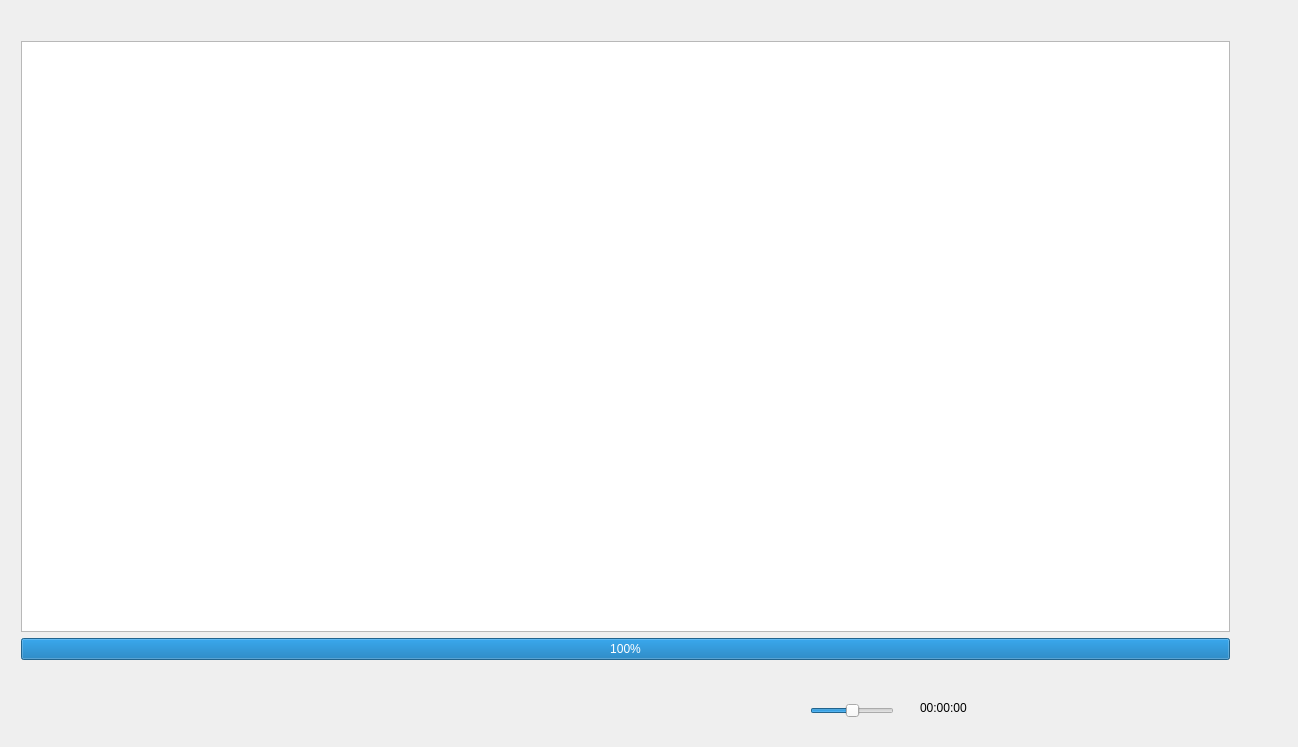
<?xml version="1.0" encoding="UTF-8"?>
<ui version="4.0">
 <class>Widget</class>
 <widget class="QWidget" name="Widget">
  <property name="windowModality">
   <enum>Qt::NonModal</enum>
  </property>
  <property name="geometry">
   <rect>
    <x>0</x>
    <y>0</y>
    <width>1298</width>
    <height>747</height>
   </rect>
  </property>
  <property name="windowTitle">
   <string>Widget</string>
  </property>
  <widget class="QWidget" name="layoutWidget">
   <property name="geometry">
    <rect>
     <x>10</x>
     <y>30</y>
     <width>1231</width>
     <height>641</height>
    </rect>
   </property>
   <layout class="QVBoxLayout" name="verticalLayout_2">
    <item>
     <widget class="QGraphicsView" name="graphicsView"/>
    </item>
    <item>
     <layout class="QVBoxLayout" name="verticalLayout">
      <item>
       <widget class="QProgressBar" name="tiempo">
        <property name="value">
         <number>100</number>
        </property>
       </widget>
      </item>
      <item>
       <layout class="QHBoxLayout" name="horizontalLayout"/>
      </item>
     </layout>
    </item>
   </layout>
  </widget>
  <widget class="QPushButton" name="abrir">
   <property name="geometry">
    <rect>
     <x>450</x>
     <y>690</y>
     <width>71</width>
     <height>61</height>
    </rect>
   </property>
   <property name="styleSheet">
    <string notr="true">#abrir {
background-color: transparent;
border-image:url(:abrir.png);
background: none;
border: none;
background-repeat:none;
}</string>
   </property>
   <property name="text">
    <string/>
   </property>
  </widget>
  <widget class="QPushButton" name="play">
   <property name="geometry">
    <rect>
     <x>600</x>
     <y>690</y>
     <width>81</width>
     <height>71</height>
    </rect>
   </property>
   <property name="styleSheet">
    <string notr="true">#play {
background-color: transparent;
border-image:url(:play.png);
background: none;
border: none;
background-repeat:none;
}</string>
   </property>
   <property name="text">
    <string/>
   </property>
  </widget>
  <widget class="QPushButton" name="pause">
   <property name="geometry">
    <rect>
     <x>530</x>
     <y>690</y>
     <width>61</width>
     <height>61</height>
    </rect>
   </property>
   <property name="styleSheet">
    <string notr="true">#pause {
background-color: transparent;
border-image:url(:pause.png);
background: none;
border: none;
background-repeat:none;
}</string>
   </property>
   <property name="text">
    <string/>
   </property>
  </widget>
  <widget class="QPushButton" name="stop">
   <property name="geometry">
    <rect>
     <x>690</x>
     <y>690</y>
     <width>71</width>
     <height>61</height>
    </rect>
   </property>
   <property name="styleSheet">
    <string notr="true">#stop {
background-color: transparent;
border-image:url(:stop.png);
background: none;
border: none;
background-repeat:none;
}</string>
   </property>
   <property name="text">
    <string/>
   </property>
  </widget>
  <widget class="QPushButton" name="mute">
   <property name="geometry">
    <rect>
     <x>770</x>
     <y>700</y>
     <width>31</width>
     <height>31</height>
    </rect>
   </property>
   <property name="styleSheet">
    <string notr="true">#mute {
background-color: transparent;
border-image:url(:mute.png);
background: none;
border: none;
background-repeat:none;
}
#unmute::pressed
{
border-image: url(:unmute.png);
}</string>
   </property>
   <property name="text">
    <string/>
   </property>
  </widget>
  <widget class="QSlider" name="volumen">
   <property name="geometry">
    <rect>
     <x>810</x>
     <y>700</y>
     <width>84</width>
     <height>22</height>
    </rect>
   </property>
   <property name="value">
    <number>50</number>
   </property>
   <property name="orientation">
    <enum>Qt::Horizontal</enum>
   </property>
  </widget>
  <widget class="QLabel" name="timeStamp">
   <property name="geometry">
    <rect>
     <x>920</x>
     <y>700</y>
     <width>60</width>
     <height>16</height>
    </rect>
   </property>
   <property name="text">
    <string>00:00:00</string>
   </property>
  </widget>
 </widget>
 <layoutdefault spacing="6" margin="11"/>
 <resources/>
 <connections/>
</ui>
